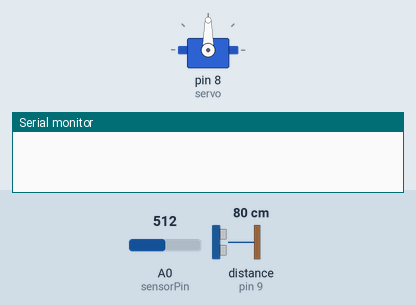
Recording of a sketch running on a simulated Arduino Uno, built with avr-gcc and run on an emulated ATmega328P. Shown: servo, the last lines printed to the serial monitor. Wiring (inferred from the names in the program): ultrasonic range finder: trigger pin 10; echo pin 9. Inputs (shaded band) come from the test bench; at power-on: distance to the obstacle (sensor on pin 9) 80 cm, A0 (sensorPin) = 512. The echo pulse lasts 58.3 µs per cm.

Above: at 1.2 s.
1.3 s: distance to the obstacle (sensor on pin 9) set to 12 cm
3.2 s: distance to the obstacle (sensor on pin 9) set to 9 cm
At 4.7 s:
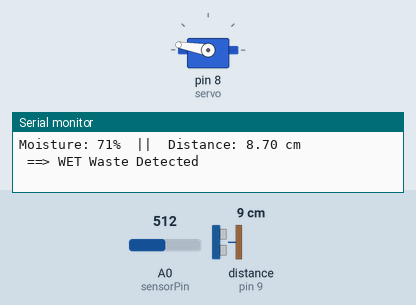
Timing chart, 0 to 10.6 s (numbered marks = the images above; inputs shaded):
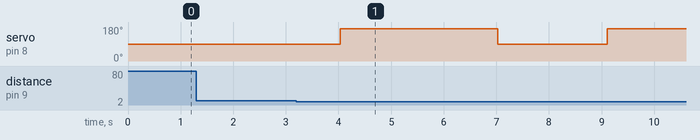

The sketch:

code.ino
```cpp
#include <Servo.h>

Servo servo;

#define echoPin 9
#define trigPin 10
#define sensorPin A0

long duration;
float distance = 0;
int maxDistance = 10;  // Max distance to detect waste (cm)
int maxDryValue = 60;  // Threshold (in %) between DRY and WET — tune this!

void setup() {
    Serial.begin(9600);

    pinMode(echoPin, INPUT);
    pinMode(trigPin, OUTPUT);
    pinMode(sensorPin, INPUT);

    servo.attach(8);
    servo.write(90);
}

void loop() {

    distance = 0;

    for (int i = 0; i < 2; i++) {
        digitalWrite(trigPin, LOW);
        delayMicroseconds(2);
        digitalWrite(trigPin, HIGH);
        delayMicroseconds(10);
        digitalWrite(trigPin, LOW);

        duration = pulseIn(echoPin, HIGH);
        if (duration > 0) {
            distance += (duration * 0.0343) / 2; // Convert to cm
        }
        delay(10);
    }
    distance = distance / 2.0;

    // --- If object detected within range ---
    if (distance < maxDistance && distance > 1) {
        delay(500);

        int sensorVal = 0;
        int value = 0;

        // --- Read and average moisture ---
        for (int i = 0; i < 5; i++) {  // 5 samples for smoother output
            sensorVal = analogRead(sensorPin);

            // Typical water level sensor values: ~200 (wet) to ~1023 (dry)
            sensorVal = constrain(sensorVal, 300, 1023);
            value += map(sensorVal, 300, 1023, 100, 0); // Convert to % moisture
            delay(50);
        }
        value = value / 5;  // Average result

        // --- Display readings ---
        Serial.print("Moisture: ");
        Serial.print(value);
        Serial.print("%  ||  Distance: ");
        Serial.print(distance);
        Serial.println(" cm");

        // --- Waste classification ---
        if (value > maxDryValue) {
            Serial.println(" ==> WET Waste Detected");
            servo.write(170);  // Move to WET bin
        } else {
            Serial.println(" ==> DRY Waste Detected");
            servo.write(10);   // Move to DRY bin
        }

        delay(3000);
        servo.write(90);
        delay(1000);
    }

    delay(300);
}
```

Measured:
- the behaviour switches between 11 and 10 cm on distance to the obstacle (sensor on pin 9) (found by bisection; images 0 and 1)
- after the input at 1.3 s, every drawn part: stays the same
- after the input at 3.2 s, servo on pin 8 (servo): 90° → 170° after 0.83 s, → 90° 3.0 s later, → 170° 2.1 s later
